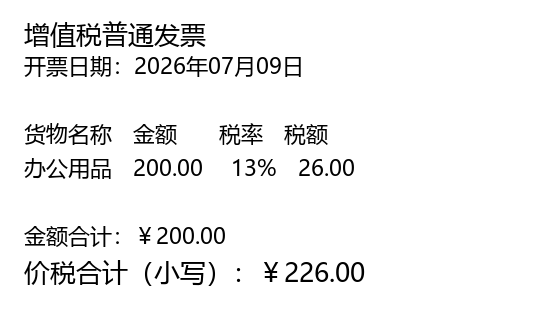
#> input picture samples/invoice_vat.png, 560 x 320 px
$ python -i segment.py   (imports and definitions only)
#> lines starting #> are read from the running program, lines starting #| are printed output that depends on the picture; after the words box and inside, x2 and y2 are one past the last pixel; in counts of white or black regions, pixels touching at a corner belong together
"""版面分割：把「一页贴多张小票」的扫描页切成独立的小票区域。

两种方式：
  A. segment_image —— 图像级（扫描页首选）：墨迹二值化 + 膨胀连块 + 连通域，
     先在图像上把每张小票切出来再分别 OCR。抗倾斜，且能避免 OCR 把相邻
     两张小票同一行的文字合并进一个文本框。
  B. segment_lines —— 文本块级（供带文字层的 PDF 使用）：x/y 投影找空隙。

输出顺序统一为：列从左到右、列内从上到下（与人工贴票/录入顺序一致）。
"""
from __future__ import annotations

from statistics import median
from typing import List, Dict, Any, Tuple

import numpy as np


def segment_image(img: np.ndarray,
                  dilate_px: int = 25,
                  merge_gap_px: int = 70,
                  min_area_ratio: float = 0.004) -> List[Tuple[int, int, int, int]]:
    """在页面图像上定位各小票区域，返回 [(x, y, w, h), ...]（列优先顺序）。

    参数按 200dpi 标定：dilate_px≈行距的 1.5 倍，merge_gap_px≈3 行高
    （小票内部段落空隙 < merge_gap_px < 上下两张小票的间距）。
    """
    import cv2

    gray = cv2.cvtColor(img, cv2.COLOR_RGB2GRAY)
    # 自适应阈值提取墨迹（对热敏纸褪色、页面阴影更稳）
    bw = cv2.adaptiveThreshold(gray, 255, cv2.ADAPTIVE_THRESH_MEAN_C,
                               cv2.THRESH_BINARY_INV, 31, 15)

    # 先删掉手写圈线/勾划：特征是连通域「包围盒大、填充率低」的细长笔迹。
    # 印刷字符是小而密的连通域，不受影响。若不删，划线会把相邻小票桥接成一块。
    n0, labels0, stats0, _ = cv2.connectedComponentsWithStats(bw)
    for i in range(1, n0):
        x, y, w, h, area = stats0[i]
        big = w > 80 or h > 80
        sparse = area < 0.15 * w * h
        # 细长直线：小票纸边的扫描阴影/表格线/下划线（会堵死投影空白带）
        thin_line = min(w, h) <= 12 and max(w, h) >= 100
        if (big and sparse) or thin_line:
            bw[labels0 == i] = 0

    # 2x2 开运算去掉孤立扫描噪点（1px 斑点），保留 >=2px 的文字笔画
    bw = cv2.morphologyEx(bw, cv2.MORPH_OPEN,
                          cv2.getStructuringElement(cv2.MORPH_RECT, (2, 2)))
    ink = bw  # 投影直接用去噪后的墨迹图（膨胀会把空隙里的残余噪声放大）

    H, W = gray.shape
    boxes: List[List[int]] = []
    _xy_cut(ink, 0, 0, W, H, boxes,
            min_gap_x=int(dilate_px * 0.7),   # 竖直空隙 ≥ ~18px 即切列
            min_gap_y=merge_gap_px,           # 水平空隙 ≥ ~70px 即切票
            depth=0)

    # 过滤太小/太空的区域
    boxes = [b for b in boxes
             if b[2] > 80 and b[3] > 60
             and int((ink[b[1]:b[1] + b[3], b[0]:b[0] + b[2]] > 0).sum()) > 800]
    # 小碎块（高度不足一张小票）向同列最近邻并入
    boxes = _merge_vertical(boxes, merge_gap_px)
    boxes = _absorb_small(boxes, merge_gap_px * 2)
    # 列优先排序
    return _column_major_order(boxes)


def _ink_gaps(profile: "np.ndarray", noise: float, min_gap: int) -> List[Tuple[int, int]]:
    """在投影剖面里找「近乎无墨」的空隙段（忽略两端留白）。"""
    idx = np.where(profile > noise)[0]
    if len(idx) == 0:
        return []
    gaps = []
    lo, hi = int(idx[0]), int(idx[-1])
    run_start = None
    for i in range(lo, hi + 1):
        if profile[i] <= noise:
            if run_start is None:
                run_start = i
        else:
            if run_start is not None and i - run_start >= min_gap:
                gaps.append((run_start, i))
            run_start = None
    return gaps


def _xy_cut(ink: "np.ndarray", x: int, y: int, w: int, h: int,
            out: List[List[int]], min_gap_x: int, min_gap_y: int,
            depth: int) -> None:
    """经典 XY-cut：交替沿竖直/水平空白带递归切分。"""
    region = ink[y:y + h, x:x + w]
    ys, xs = np.where(region > 0)
    if len(xs) == 0:
        return
    # 收紧到实际内容范围
    x0, x1 = int(xs.min()), int(xs.max()) + 1
    y0, y1 = int(ys.min()), int(ys.max()) + 1
    region = region[y0:y1, x0:x1]
    ax, ay, aw, ah = x + x0, y + y0, x1 - x0, y1 - y0

    if depth >= 6:
        out.append([ax, ay, aw, ah])
        return

    col_ink = (region > 0).sum(axis=0)   # 每一竖列的墨量
    row_ink = (region > 0).sum(axis=1)   # 每一横行的墨量
    # 噪声容忍：扫描斑点/纸纹会在空白带里留下少量墨点（约占轴长的 0.8%）
    x_gaps = _ink_gaps(col_ink, noise=max(3.0, ah * 0.008), min_gap=min_gap_x)
    y_gaps = _ink_gaps(row_ink, noise=max(3.0, aw * 0.008), min_gap=min_gap_y)

    # 优先沿更宽的空隙方向切
    if not x_gaps and not y_gaps:
        out.append([ax, ay, aw, ah])
        return

    def widest(gaps):
        return max((g1 - g0 for g0, g1 in gaps), default=0)

    if widest(x_gaps) >= widest(y_gaps):
        cuts, axis = x_gaps, "x"
    else:
        cuts, axis = y_gaps, "y"

    prev = 0
    bounds = []
    for g0, g1 in cuts:
        bounds.append((prev, g0))
        prev = g1
    bounds.append((prev, aw if axis == "x" else ah))

    for b0, b1 in bounds:
        if b1 - b0 < 10:
            continue
        if axis == "x":
            _xy_cut(ink, ax + b0, ay, b1 - b0, ah, out,
                    min_gap_x, min_gap_y, depth + 1)
        else:
            _xy_cut(ink, ax, ay + b0, aw, b1 - b0, out,
                    min_gap_x, min_gap_y, depth + 1)


# [5 lines left out: function _rect_gap, not called in this run]


def _absorb_small(boxes: List[List[int]], gap: int,
                  min_h: int = 250) -> List[List[int]]:
    """把高度太小、不像完整小票的碎块并入矩形间距最近的大块。

    用二维矩形间距而不是「同列纵向间距」——小票的金额列碎块在
    原票的右侧（x 不重叠、y 重叠），按列判断会被错误吸给上下邻居。
    """
    changed = True
    while changed:
        changed = False
        for i, s in enumerate(boxes):
            if s[3] >= min_h:
                continue
            best, best_gap = None, gap + 1
            for j, b in enumerate(boxes):
                if i == j or b[3] < min_h:
                    continue
                d = _rect_gap(s, b)
                if d < best_gap:
                    best, best_gap = j, d
            if best is not None:
                b = boxes[best]
                x0 = min(s[0], b[0]); y0 = min(s[1], b[1])
                x1 = max(s[0] + s[2], b[0] + b[2]); y1 = max(s[1] + s[3], b[1] + b[3])
                boxes[best] = [x0, y0, x1 - x0, y1 - y0]
                del boxes[i]
                changed = True
                break
    return boxes


def _merge_vertical(boxes: List[List[int]], gap: int) -> List[List[int]]:
    changed = True
    while changed:
        changed = False
        boxes.sort(key=lambda b: (b[0], b[1]))
        for i in range(len(boxes)):
            for j in range(i + 1, len(boxes)):
                a, b = boxes[i], boxes[j]
                ov = min(a[0] + a[2], b[0] + b[2]) - max(a[0], b[0])
                if ov < 0.6 * min(a[2], b[2]):
                    continue
                vgap = max(a[1], b[1]) - min(a[1] + a[3], b[1] + b[3])
                if vgap > gap:
                    continue
                x0 = min(a[0], b[0]); y0 = min(a[1], b[1])
                x1 = max(a[0] + a[2], b[0] + b[2]); y1 = max(a[1] + a[3], b[1] + b[3])
                boxes[i] = [x0, y0, x1 - x0, y1 - y0]
                del boxes[j]
                changed = True
                break
            if changed:
                break
    return boxes


WIDE_REGION_PX = 680   # 200dpi 下 ~8.6cm，超过它的区域大概率是两张小票贴在一起


# [323 lines left out: functions strip_edge_bleed, refine_wide_region, _find_zero_cut, _side_is_receiptlike, _texts_have_total, _texts_have_date and 4 more, not called in this run]


def _column_major_order(boxes: List[List[int]]) -> List[Tuple[int, int, int, int]]:
    """列从左到右、列内从上到下排序。"""
    cols: List[Dict[str, Any]] = []
    for b in sorted(boxes, key=lambda b: b[0]):
        placed = False
        for c in cols:
            ov = min(b[0] + b[2], c["x1"]) - max(b[0], c["x0"])
            if ov > 0.5 * min(b[2], c["x1"] - c["x0"]):
                c["items"].append(b)
                c["x0"] = min(c["x0"], b[0])
                c["x1"] = max(c["x1"], b[0] + b[2])
                placed = True
                break
        if not placed:
            cols.append({"x0": b[0], "x1": b[0] + b[2], "items": [b]})
    cols.sort(key=lambda c: c["x0"])
    out = []
    for c in cols:
        for b in sorted(c["items"], key=lambda b: b[1]):
            out.append((b[0], b[1], b[2], b[3]))
    return out


# ================================================================
# 路线A：整页 OCR 行 → 票据聚类 → 旋转矩形（处理物理叠压/倾斜的小票）
#
# 核心先验：每张热敏小票是一个固定宽度的长方形（57/80mm 纸 @200dpi
# 文字横向跨度约 340~680px）。即使局部被另一张票遮挡，可见文字行的
# x 跨度 + 行距连续性也足以把它们分开。
# 三阶段：
#   1) 纵向成链：x 重叠且行距小的 OCR 行连成「条带」（票内段落）；
#   2) 横向拼列：条带按「票宽先验」拼成完整票（标签列+数值列）。
#      已达完整票宽的条带拒绝吞并旁边的碎条带——防止把相邻票的
#      数值列桥接过来（叠压票最常见的错误）；
#   3) 堆叠校验：纵向相邻的组若不满足「上组含总额 & 下组头部含
#      日期/刷卡回执头」则并回同一张票；琐碎残片就近吸收。
# ================================================================

RECEIPT_MAX_W = 680       # 票面文字横向跨度上限 @200dpi（80mm 纸 ~630px + 容差）
RECEIPT_FULL_W = 340      # 文字跨度达到该值即可能自成一张「完整票」@200dpi
V_GAP_BREAK = 100.0       # 纵向断带阈值 @200dpi：票内段距 < 它 < 叠压票接缝的空隙
V_LINK_XOV = 0.5          # 纵向成链所需 x 重叠（相对较窄行宽度的比例）
H_GAP_MAX = 340.0         # 同票「标签列↔数值列」最大横向净距 @200dpi
H_YOV_MIN = 0.45          # 横向拼列所需 y 重叠（相对较矮条带 y 跨度的比例）
FRAG_PAIR_GAP = 150.0     # 两个「都不完整」的碎条带可直接合并的最大横向净距 @200dpi
# 纵向堆叠组净距小于它时视为「同票被切碎」候选并做接缝校验。
# 必须略大于 V_GAP_BREAK（碎片间隙 ≤ ~75px），且小于真实票缝（实测 ≥ ~115px）
STACK_CHECK_GAP = 108.0
ABSORB_X_EXPAND = 40.0    # 碎块吸收：候选目标组 x 区间的外扩量 @200dpi
WEAK_SCORE = 0.60         # 分数低且极短的行多为手写圈码——禁止其参与成链（防桥接）
TYPICAL_LINE_H = 25.0     # 200dpi 下小票正文行高的典型值，用于按行高推算尺度因子


# [10 lines left out: functions _trace, _gdesc, not called in this run]


def _gbox(g: List[Dict[str, Any]]) -> List[float]:
    return [min(b["box"][0] for b in g), min(b["box"][1] for b in g),
            max(b["box"][2] for b in g), max(b["box"][3] for b in g)]


def _joined_text(g: List[Dict[str, Any]]) -> str:
    return " ".join(b.get("text", "") for b in g)


def _has_date(g: List[Dict[str, Any]]) -> bool:
    from . import parse as _p
    return bool(_p.extract_dates(_joined_text(g)))


# [489 lines left out: functions _row_pairs, _has_money, _lower_head_ok, cluster_receipts, _merge_invalid_stacks, _absorb_tiny_groups and 5 more, not called in this run]

>>> import cv2
>>> picture = cv2.cvtColor(cv2.imread('../samples/invoice_vat.png'), cv2.COLOR_BGR2RGB)
#> picture is the input picture: shape (320, 560, 3); min 0, max 255, mean 241.9
>>> result = segment_image(picture)
#> in segment_image, `bw = cv2.adaptiveThreshold(gray, 255, cv2.ADAPTIVE_THRESH_MEAN_C, cv2...`:
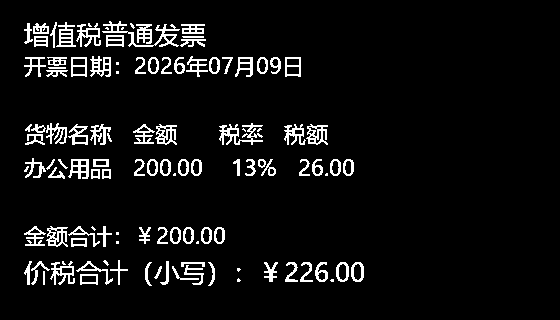
#> bw: shape (320, 560); 6.4% white in thin lines or dots, all inside (x1, y1, x2, y2) = (24, 21, 364, 286)
#> in segment_image, `n0, labels0, stats0, _ = cv2.connectedComponentsWithStats(bw)`:
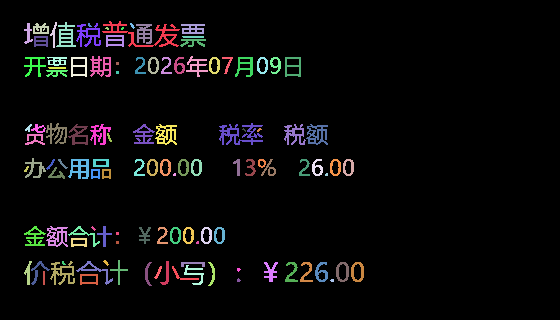
#> labels0: shape (320, 560) int32; 114 distinct labels, from 0 to 113; one colour per label, 0 black
#> in segment_image, `n0, labels0, stats0, _ = cv2.connectedComponentsWithStats(bw)`: n0 = 114; stats0 = 114 rows, first 6: [0, 0, 560, 320, 167806], [102, 21, 78, 26, 454], [24, 23, 9, 21, 83], [33, 23, 16, 11, 116], [50, 22, 7, 26, 64], [56, 22, 20, 25, 227]
#> the loop in segment_image, `for i in range(1, n0):` made 113 passes
#> (x, y, w, h, area) on passes 1, 2, 3, 4, 5, 7, 9, 10, 13, 14, 15, 16: (102, 21, 78, 26, 454), (24, 23, 9, 21, 83), (33, 23, 16, 11, 116), (50, 22, 7, 26, 64), (56, 22, 20, 25, 227), (76, 23, 25, 24, 251), (136, 24, 16, 20, 198), (181, 24, 24, 10, 160), (106, 35, 18, 12, 132), (34, 36, 14, 11, 104), (182, 36, 22, 2, 43), (180, 39, 26, 8, 114)
#> in segment_image, `bw = cv2.morphologyEx(bw, cv2.MORPH_OPEN, cv2.getStructuringElement(cv..`:
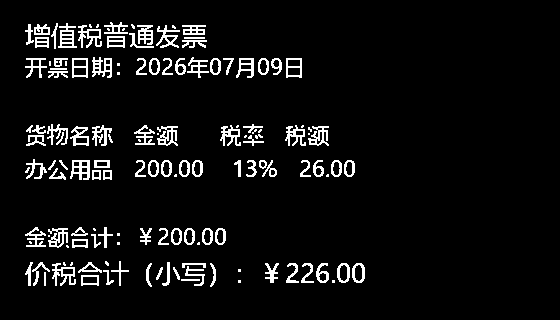
#> bw: shape (320, 560); 6.2% white in thin lines or dots, all inside (x1, y1, x2, y2) = (25, 22, 365, 287)
#> in _xy_cut, `ys, xs = np.where(region > 0)`: ys = 11132 values from 22 to 286; xs = 11132 values, max 364 at index 9517, min 25 at index 446, mean 157.6
#> in _xy_cut, `x0, x1 = int(xs.min()), int(xs.max()) + 1`: x0 = 25; x1 = 365
#> in _xy_cut, `y0, y1 = int(ys.min()), int(ys.max()) + 1`: y0 = 22; y1 = 287
#> in _xy_cut, `region = region[y0:y1, x0:x1]`:
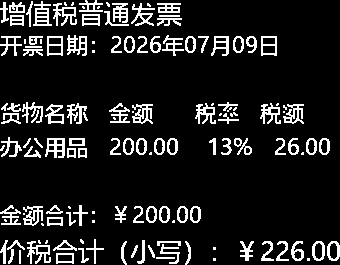
#> region: shape (265, 340); 12.4% white in thin lines or dots
#> in _xy_cut, `ax, ay, aw, ah = x + x0, y + y0, x1 - x0, y1 - y0`: ax = 25; ay = 22; aw = 340; ah = 265
#> in _xy_cut, `col_ink = (region > 0).sum(axis=0)`: col_ink = 340 values, max 90 at index 48, min 0 at index 257, mean 32.74
#> in _xy_cut, `row_ink = (region > 0).sum(axis=1)`: row_ink = 265 values, max 158 at index 37, min 0 at index 27, mean 42.01
#> in _ink_gaps, `idx = np.where(profile > noise)[0]`: idx = 332 values from 0 to 339
#> in _ink_gaps, `lo, hi = int(idx[0]), int(idx[-1])`: lo = 0; hi = 339
#> after the loop in _ink_gaps, `for i in range(lo, hi + 1):`: gaps = []
#> in segment_image, `boxes = [b for b in boxes if b[2] > 80 and b[3] > 60 and int((ink[b[1]..`: boxes = [[25, 22, 340, 265]]
#> the loop in _column_major_order, `for b in sorted(boxes, key=lambda b: b[0]):` made 1 pass
#> after the loop in _column_major_order, `for b in sorted(boxes, key=lambda b: b[0]):`: cols = 1 item
#> the loop in _column_major_order, `for c in cols:` made 1 pass
#> after the loop in _column_major_order, `for c in cols:`: out = [(25, 22, 340, 265)]
#> result = [(25, 22, 340, 265)]

$ run again, on samples/receipt_western.png
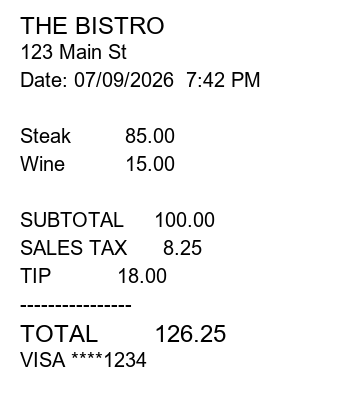
#> input picture samples/receipt_western.png, 360 x 420 px
#> picture is the input picture: shape (420, 360, 3); min 0, max 255, mean 244.3
#> labels0: shape (420, 360) int32; 135 distinct labels, from 0 to 134
#> n0 = 135; stats0 = 135 rows, first 6: [0, 0, 360, 420, 143177], [20, 17, 14, 17, 73], [37, 17, 14, 17, 103], [54, 17, 13, 17, 98], [76, 17, 14, 17, 137], [93, 17, 3, 17, 51]
#> the loop in segment_image, `for i in range(1, n0):` made 134 passes
#> (x, y, w, h, area) on passes 1 to 8: (20, 17, 14, 17, 73), (37, 17, 14, 17, 103), (54, 17, 13, 17, 98), (76, 17, 14, 17, 137), (93, 17, 3, 17, 51), (99, 17, 14, 17, 115), (114, 17, 14, 17, 73), (131, 17, 15, 17, 115)
#> in segment_image, `bw = cv2.morphologyEx(bw, cv2.MORPH_OPEN, cv2.getStructuringElement(cv..`:
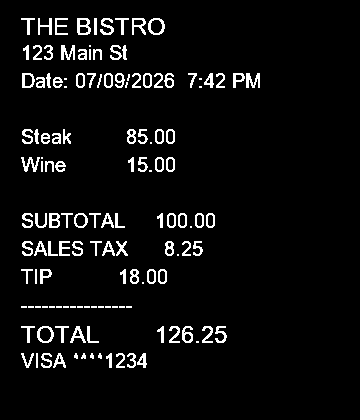
#> bw: shape (420, 360); 5.3% white in thin lines or dots, all inside (x1, y1, x2, y2) = (21, 18, 260, 368)
#> ys = 7962 values from 18 to 367; xs = 7962 values, max 259 at index 1574, min 21 at index 0, mean 106.9
#> x0 = 21; x1 = 260
#> y0 = 18; y1 = 368
#> in _xy_cut, `region = region[y0:y1, x0:x1]`:
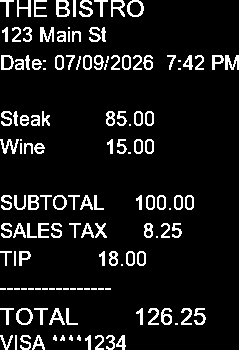
#> region: shape (350, 239); 9.5% white in thin lines or dots
#> ax = 21; ay = 18; aw = 239; ah = 350
#> col_ink = 239 values, max 101 at index 28, min 0 at index 206, mean 33.31
#> row_ink = 350 values, max 120 at index 68, min 0 at index 17, mean 22.75
#> idx = 229 values from 0 to 238
#> lo = 0; hi = 238
#> after the loop in _ink_gaps, `for i in range(lo, hi + 1):`: gaps = []
#> in segment_image, `boxes = [b for b in boxes if b[2] > 80 and b[3] > 60 and int((ink[b[1]..`: boxes = [[21, 18, 239, 350]]
#> the loop in _column_major_order, `for b in sorted(boxes, key=lambda b: b[0]):` made 1 pass
#> after the loop in _column_major_order, `for b in sorted(boxes, key=lambda b: b[0]):`: cols = 1 item
#> the loop in _column_major_order, `for c in cols:` made 1 pass
#> after the loop in _column_major_order, `for c in cols:`: out = [(21, 18, 239, 350)]
